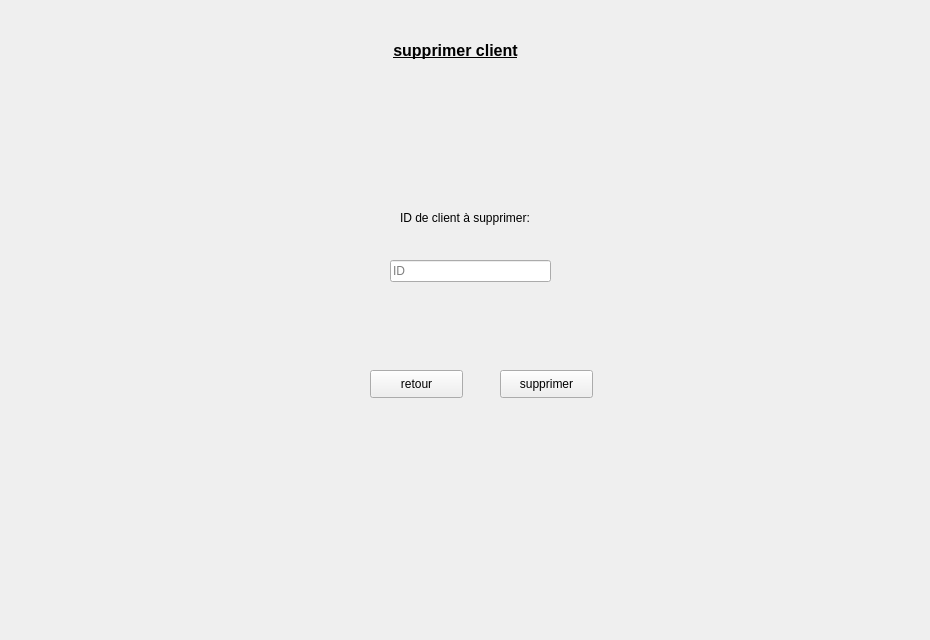
      <widget class="QWidget" name="tab">
       <attribute name="title">
        <string>Supprimer</string>
       </attribute>
       <widget class="QLabel" name="label_12">
        <property name="geometry">
         <rect>
          <x>-10</x>
          <y>-10</y>
          <width>921</width>
          <height>631</height>
         </rect>
        </property>
        <property name="text">
         <string/>
        </property>
        <property name="pixmap">
         <pixmap>../../Desktop/images qt/fond.jpg</pixmap>
        </property>
        <property name="scaledContents">
         <bool>true</bool>
        </property>
       </widget>
       <widget class="QLabel" name="label_17">
        <property name="geometry">
         <rect>
          <x>0</x>
          <y>30</y>
          <width>911</width>
          <height>41</height>
         </rect>
        </property>
        <property name="text">
         <string>&lt;html&gt;&lt;head/&gt;&lt;body&gt;&lt;p align=&quot;center&quot;&gt;&lt;span style=&quot; font-size:12pt; font-weight:600; text-decoration: underline;&quot;&gt;supprimer client&lt;/span&gt;&lt;/p&gt;&lt;/body&gt;&lt;/html&gt;</string>
        </property>
       </widget>
       <widget class="QPushButton" name="retour_3">
        <property name="geometry">
         <rect>
          <x>370</x>
          <y>370</y>
          <width>93</width>
          <height>28</height>
         </rect>
        </property>
        <property name="text">
         <string>retour</string>
        </property>
       </widget>
       <widget class="QLabel" name="label_45">
        <property name="geometry">
         <rect>
          <x>400</x>
          <y>210</y>
          <width>161</width>
          <height>16</height>
         </rect>
        </property>
        <property name="text">
         <string>ID de client à supprimer:</string>
        </property>
       </widget>
       <widget class="QLineEdit" name="lineEdit_15">
        <property name="geometry">
         <rect>
          <x>390</x>
          <y>260</y>
          <width>161</width>
          <height>22</height>
         </rect>
        </property>
        <property name="placeholderText">
         <string>ID</string>
        </property>
       </widget>
       <widget class="QPushButton" name="pushButton_14">
        <property name="geometry">
         <rect>
          <x>500</x>
          <y>370</y>
          <width>93</width>
          <height>28</height>
         </rect>
        </property>
        <property name="text">
         <string>supprimer</string>
        </property>
       </widget>
      </widget>
